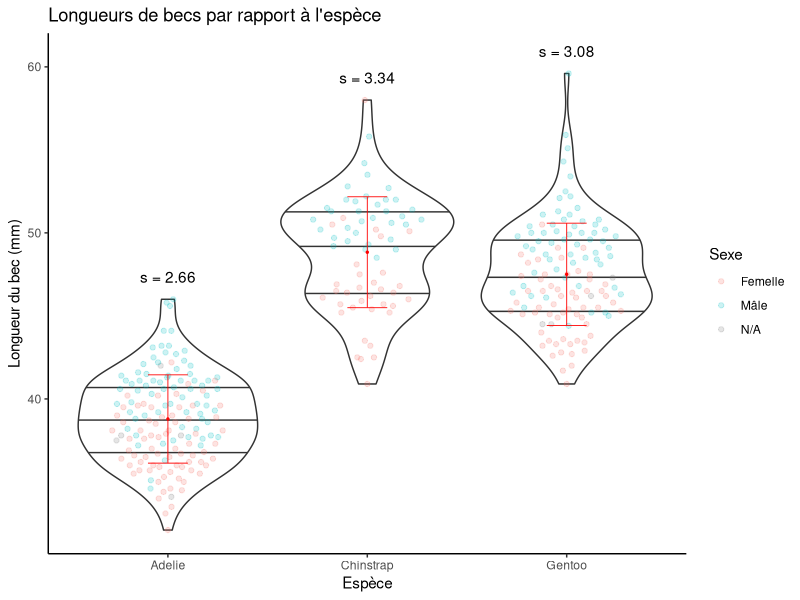
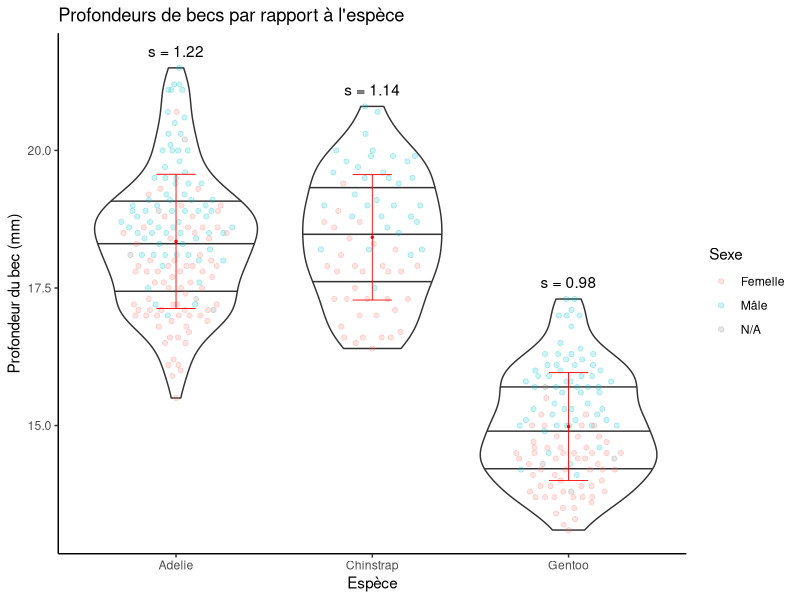
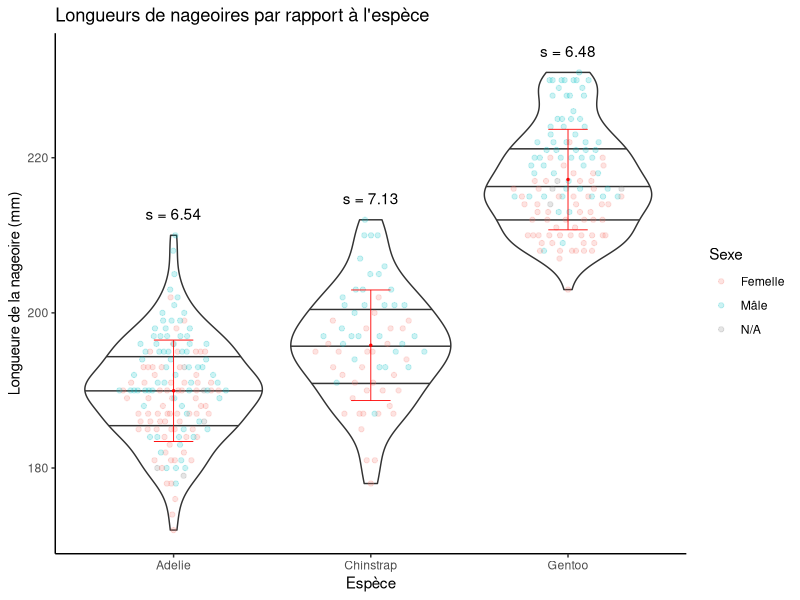
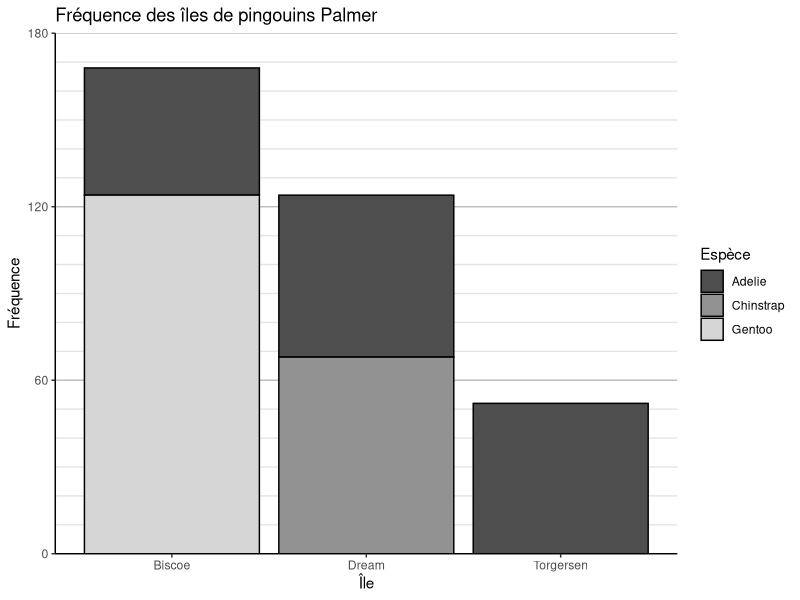
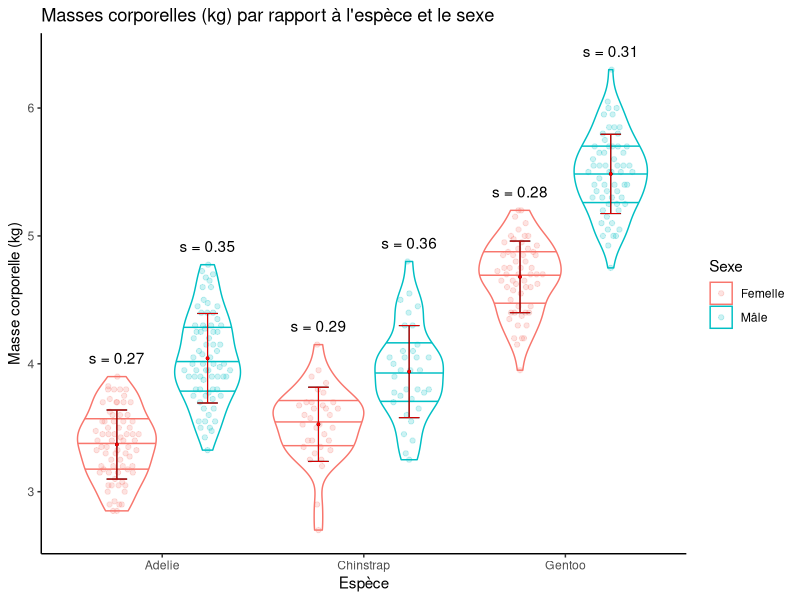
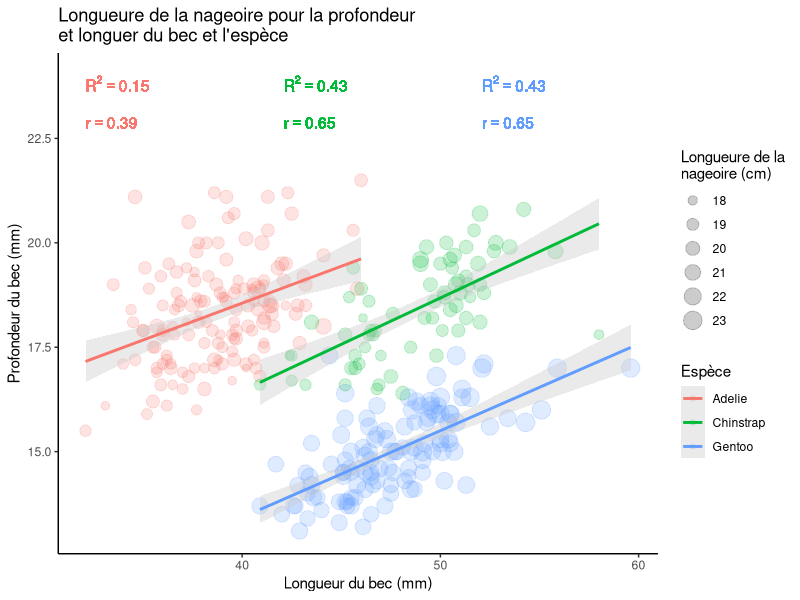

Write the R code that produced these figures, in order.
## ---- chunk 1
# Préparatipn de librairies et installations variés

# install.packages("palmerpenguins")
# install.packages("tidyverse")
# install.packages("languageserver")
# install.packages("ggbeeswarm")
# install.packages("viridis")

library(palmerpenguins)
library("tidyverse")
library(ggbeeswarm) # Génère des graphique d'essaim d'abeille
library(viridis) # Couleurs pouvant être mieux perçus

# citation()
# citation("palmerpenguins")
# citation("tidyverse")
# citation("ggbeeswarm")
## ---- chunk 2
# Préparation aesthétique

theme_set(theme_classic())

set.seed(3142)

## ---- chunk 3

dfTab <- penguins %>% filter(!is.na(bill_length_mm)) %>% group_by(species) %>%
  summarize(
    y = max(bill_length_mm) + 1,
    mean = mean(bill_length_mm),
    sd = round(sd(bill_length_mm), digits = 2)
  )

ggplot(penguins) +
  # Diagrammes
  geom_violin(aes(species, bill_length_mm), staplewidth = 0.5, draw_quantiles = c(0.25, 0.5, 0.75)) +
  geom_quasirandom(aes(species, bill_length_mm, colour = sex), width = 0.3, alpha = 0.2) +

  # Écart type / barres d'érreure
  geom_errorbar(data=dfTab, aes(x=species, y=mean, ymin=mean-sd, ymax=mean+sd), width=.2, linewidth=.3, colour="red") +
  geom_point(data=dfTab, aes(x=species, y=mean), size=0.5, colour="red") +
  # Anotation de l'écart type
  geom_text(data=dfTab,aes(x=species,y=y,parse=FALSE,label=sprintf("s = %.2f", dfTab$sd)),vjust=0) +

  # Anotations
  scale_colour_discrete(labels = c("Femelle", "Mâle", "N/A")) +
  labs(
    title = "Longueurs de becs par rapport à l'espèce",
    x = "Espèce",
    y = "Longueur du bec (mm)",
    colour = "Sexe"
  )
## ---- chunk 4

dfTab <- penguins %>% filter(!is.na(bill_depth_mm)) %>% group_by(species) %>%
  summarize(
    y = max(bill_depth_mm) + 0.2,
    mean = mean(bill_depth_mm),
    sd = round(sd(bill_depth_mm), digits = 2)
  )

ggplot(penguins) +
  # Diagrammes
  geom_violin(aes(species, bill_depth_mm), staplewidth = 0.5, draw_quantiles = c(0.25, 0.5, 0.75)) +
  geom_quasirandom(aes(species, bill_depth_mm, colour = sex), width = 0.3, alpha = 0.2) +
  
  # Écart type / barres d'érreure
  geom_errorbar(data=dfTab, aes(x=species, y=mean, ymin=mean-sd, ymax=mean+sd), width=.2, linewidth=.3, colour="red") +
  geom_point(data=dfTab, aes(x=species, y=mean), size=0.5, colour="red") +
  # Anotation de l'écart type
  geom_text(data=dfTab,aes(x=species,y=y,parse=FALSE,label=sprintf("s = %.2f", dfTab$sd)),vjust=0) +

  # Anotations
  scale_colour_discrete(labels = c("Femelle", "Mâle", "N/A")) +
  labs(
    title = "Profondeurs de becs par rapport à l'espèce",
    x = "Espèce",
    y = "Profondeur du bec (mm)",
    colour = "Sexe"
  )
## ---- chunk 5

dfTab <- penguins %>% filter(!is.na(flipper_length_mm)) %>% group_by(species) %>%
  summarize(
    y = max(flipper_length_mm) + 2,
    mean = mean(flipper_length_mm),
    sd = round(sd(flipper_length_mm), digits = 2)
  )

ggplot(penguins) +
  # Diagrammes
  geom_violin(aes(species, flipper_length_mm), staplewidth = 0.5, draw_quantiles = c(0.25, 0.5, 0.75)) +
  geom_quasirandom(aes(species, flipper_length_mm, colour = sex), width = 0.3, alpha = 0.2) +
  
  # Écart type / barres d'érreure
  geom_errorbar(data=dfTab, aes(x=species, y=mean, ymin=mean-sd, ymax=mean+sd), width=.2, linewidth=.3, colour="red") +
  geom_point(data=dfTab, aes(x=species, y=mean), size=0.5, colour="red") +
  # Anotation de l'écart type
  geom_text(data=dfTab,aes(x=species,y=y,parse=FALSE,label=sprintf("s = %.2f", dfTab$sd)),vjust=0) +

  # Anotations
  scale_colour_discrete(labels = c("Femelle", "Mâle", "N/A")) +
  labs(
    title = "Longueurs de nageoires par rapport à l'espèce",
    x = "Espèce",
    y = "Longueure de la nageoire (mm)",
    colour = "Sexe"
  )
## ---- chunk 6

ggplot(penguins, aes(island)) +
  geom_histogram(stat="count", aes(fill = species), color = "black") +
  # Couleurs de remplissage
  scale_fill_manual(values = alpha(c("#4e4e4e", "#929292", "#d6d6d6"), 1)) +
  # Intervales
  scale_y_continuous(
    limits = c(0, 180),
    expand = c(0, 0),
    breaks = seq(from = 0, to = 180, by = 60),
    minor_breaks = seq(from = 0, to = 180, by = 10)
  ) +
  # Thèmes
  theme(
    panel.grid.major.y = element_line(color = "grey"),
    panel.grid.minor.y = element_line(color = "grey90"),
  ) +
  # Renomer tout
  labs(
    title = "Fréquence des îles de pingouins Palmer",
    x = "Île",
    y = "Fréquence",
    fill = "Espèce"
  )
## ---- chunk 7
# Différences entre les fréquences de chaque île, à utiliser en-texte
bis_drea_isle_diff <- sum(penguins$island == "Biscoe") - sum(penguins$island == "Dream")
drea_torg_isle_diff <- sum(penguins$island == "Dream") - sum(penguins$island == "Torgersen")
## ---- chunk 8

dfTab <- penguins %>% mutate(body_mass_g = body_mass_g / 1000) %>% filter(!is.na(body_mass_g) & !is.na(sex)) %>% group_by(species, sex) %>%
  summarize(
    y = max(body_mass_g) + 0.1,
    mean = mean(body_mass_g),
    sd = round(sd(body_mass_g), digits = 2)
  )

dodgewidth <- 0.9

ggplot(penguins %>% mutate(body_mass_g = body_mass_g / 1000) %>% filter(!is.na(body_mass_g) & !is.na(sex))) +
  # Diagrammes
  geom_violin(aes(x=species, y=body_mass_g, color=sex), position=position_dodge(width=dodgewidth), staplewidth = 0.5, draw_quantiles = c(0.25, 0.5, 0.75)) +
  geom_quasirandom(aes(x=species, y=body_mass_g, colour=sex), dodge.width=dodgewidth, width = 0.12, alpha = 0.2) +

  # Écart type / barres d'érreure
  geom_errorbar(data=dfTab, aes(x=species, group=sex, y=mean, ymin=mean-sd, ymax=mean+sd), position=position_dodge(width=dodgewidth), width=.205, linewidth=.4, colour="black") +
  geom_point(data=dfTab, aes(x=species, group=sex, y=mean), position=position_dodge(width=dodgewidth), size=0.6, colour="black") +

  geom_errorbar(data=dfTab, aes(x=species, group=sex, y=mean, ymin=mean-sd, ymax=mean+sd), position=position_dodge(width=dodgewidth), width=.2, linewidth=.3, colour="red") +
  geom_point(data=dfTab, aes(x=species, group=sex, y=mean), position=position_dodge(width=dodgewidth), size=0.5, colour="red") +

  # Anotation de l'écart type
  geom_text(data=dfTab,aes(x=species, group=sex, y=y, parse=FALSE, label=sprintf("s = %.2f", dfTab$sd)), position=position_dodge(width=dodgewidth), vjust=0) +

  # Anotations
  scale_colour_discrete(labels = c("Femelle", "Mâle")) +
  labs(
    title = "Masses corporelles (kg) par rapport à l'espèce et le sexe",
    x = "Espèce",
    y = "Masse corporelle (kg)",
    colour = "Sexe"
  )
## ---- chunk 9

dfTab <- penguins %>% mutate(flipper_length_mm = flipper_length_mm / 10) %>% filter(!is.na(flipper_length_mm) & !is.na(sex)) %>% group_by(species) %>% select(species, bill_length_mm, bill_depth_mm, flipper_length_mm) %>%
  summarize(
    x = min((penguins %>% filter(!is.na(bill_length_mm)))$bill_length_mm) + ifelse(species == "Adelie", 0, ifelse(species == "Chinstrap", 10, 20)),
    y = max(bill_depth_mm) + 0.1,
    r = cor(bill_length_mm, bill_depth_mm),
    r2 = summary(lm(bill_depth_mm ~ bill_length_mm))$r.squared
  )

ggplot(penguins %>% mutate(flipper_length_mm = flipper_length_mm / 10) %>% filter(!is.na(flipper_length_mm) & !is.na(sex)), aes(bill_length_mm, bill_depth_mm)) +
  geom_point(aes(size = flipper_length_mm, colour = species), alpha = 0.2) +

  geom_smooth(method="lm",aes(color=species),se=TRUE, fill="grey80") +

  geom_text(data=dfTab,aes(color=species, label=sprintf("R^2 == %.2f", r2), x=x, y=24),parse=TRUE, hjust=0, vjust=1, show_guide=FALSE) +
  geom_text(data=dfTab,aes(color=species, label=sprintf("r == %.2f", r), x=x, y=23),parse=TRUE, hjust=0, vjust=1, show_guide=FALSE) +

  # Renomer tout
  labs(
    title = "Longueure de la nageoire pour la profondeur\net longuer du bec et l'espèce",
    x = "Longueur du bec (mm)",
    y = "Profondeur du bec (mm)",
    colour = "Espèce",
    size = "Longueure de la\nnageoire (cm)"
  )
